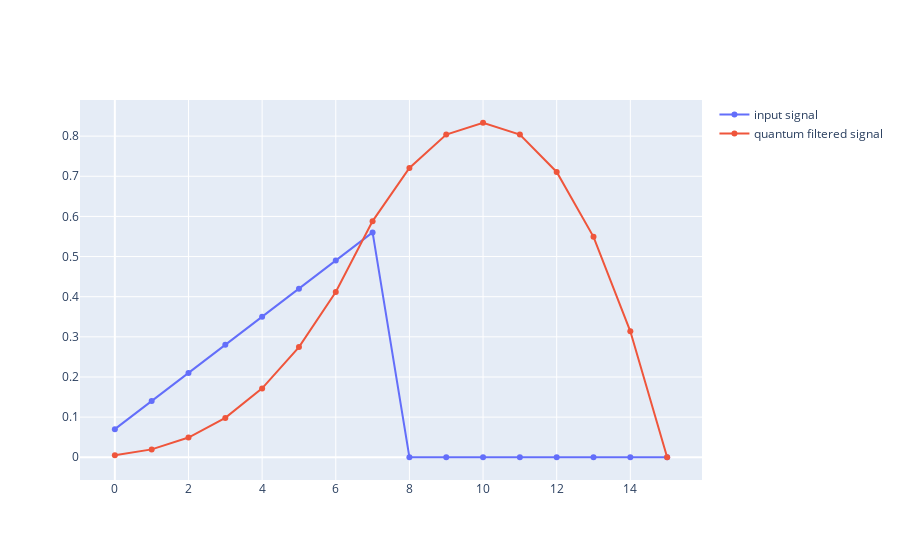
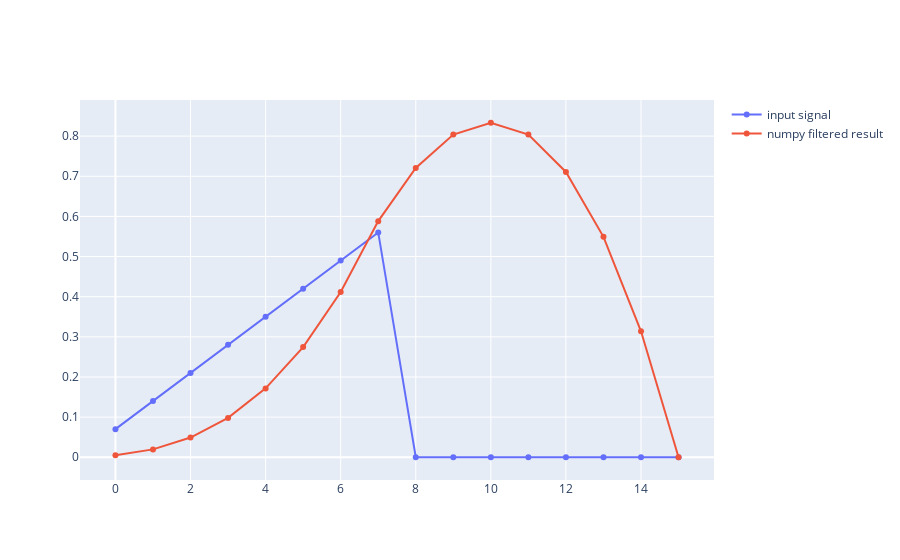
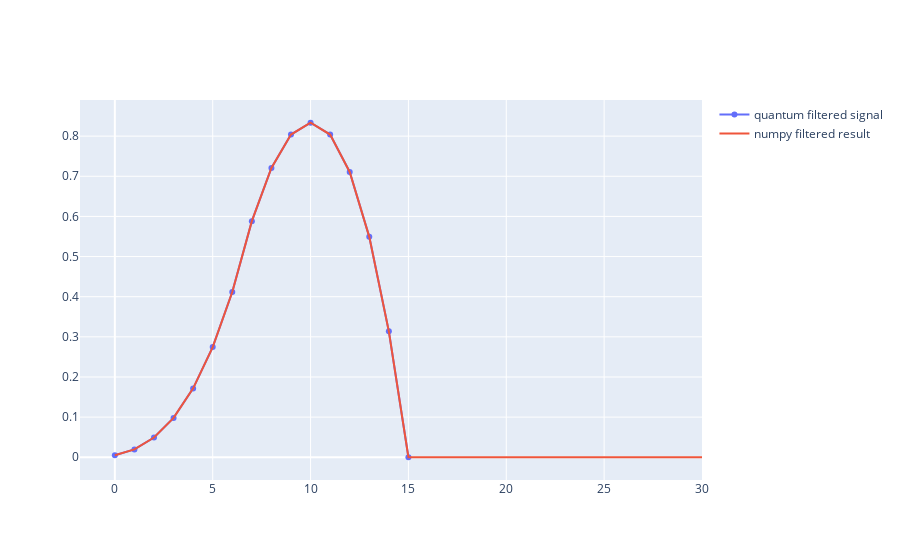

The cell these charts' notebook holds for them, in order:
### Code cell
traces = []
traces.append(go.Scatter(y=array1, name="input signal"))
traces.append(go.Scatter(y=np.real(final_result)*len(A)*np.sqrt(len(A)), name="quantum filtered signal")) # explain why we have 2*sqrt(2) for rescaling here. explain why len[A] is in here????
# traces.append(go.Scatter(y=convolution_result, name="numpy filtered result"))
fig = go.Figure(traces)
fig.show()

traces = []
traces.append(go.Scatter(y=array1, name="input signal"))
# traces.append(go.Scatter(y=np.real(final_result)*len(A)*2*np.sqrt(2), name="quantum filtered signal"))
traces.append(go.Scatter(y=convolution_result[:len(A)], name="numpy filtered result"))
fig = go.Figure(traces)
fig.show()

traces = []
# traces.append(go.Scatter(y=array1, name="input signal"))
traces.append(go.Scatter(y=np.real(final_result)*len(A)*np.sqrt(len(A)), name="quantum filtered signal"))
traces.append(go.Scatter(y=convolution_result, name="numpy filtered result"))
fig = go.Figure(traces)
fig.show()

### Figure 1 — Plotly figure (JSON) as saved in the notebook; plotly's stock layout.template omitted (floating-point values rounded to 4 significant figures)
{"data": [{"name": "input signal", "type": "scatter", "y": [0.07001, 0.14, 0.21, 0.2801, 0.3501, 0.4201, 0.4901, 0.5601, 0, 0, 0, 0, 0, 0, 0, 0]}, {"name": "quantum filtered signal", "type": "scatter", "y": [0.004902, 0.01961, 0.04902, 0.09804, 0.1716, 0.2745, 0.4118, 0.5882, 0.7206, 0.8039, 0.8333, 0.8039, 0.7108, 0.549, 0.3137, 1.11e-16]}], "layout": {}}

### Figure 2 — Plotly figure (JSON) as saved in the notebook; plotly's stock layout.template omitted (floating-point values rounded to 4 significant figures)
{"data": [{"name": "input signal", "type": "scatter", "y": [0.07001, 0.14, 0.21, 0.2801, 0.3501, 0.4201, 0.4901, 0.5601, 0, 0, 0, 0, 0, 0, 0, 0]}, {"name": "numpy filtered result", "type": "scatter", "y": [0.004902, 0.01961, 0.04902, 0.09804, 0.1716, 0.2745, 0.4118, 0.5882, 0.7206, 0.8039, 0.8333, 0.8039, 0.7108, 0.549, 0.3137, 0]}], "layout": {}}

### Figure 3 — Plotly figure (JSON) as saved in the notebook; plotly's stock layout.template omitted (floating-point values rounded to 4 significant figures)
{"data": [{"name": "quantum filtered signal", "type": "scatter", "y": [0.004902, 0.01961, 0.04902, 0.09804, 0.1716, 0.2745, 0.4118, 0.5882, 0.7206, 0.8039, 0.8333, 0.8039, 0.7108, 0.549, 0.3137, 1.11e-16]}, {"name": "numpy filtered result", "type": "scatter", "y": [0.004902, 0.01961, 0.04902, 0.09804, 0.1716, 0.2745, 0.4118, 0.5882, 0.7206, 0.8039, 0.8333, 0.8039, 0.7108, 0.549, 0.3137, 0, 0, 0, 0, 0, 0, 0, 0, 0, 0, 0, 0, 0, 0, 0, 0]}], "layout": {}}
